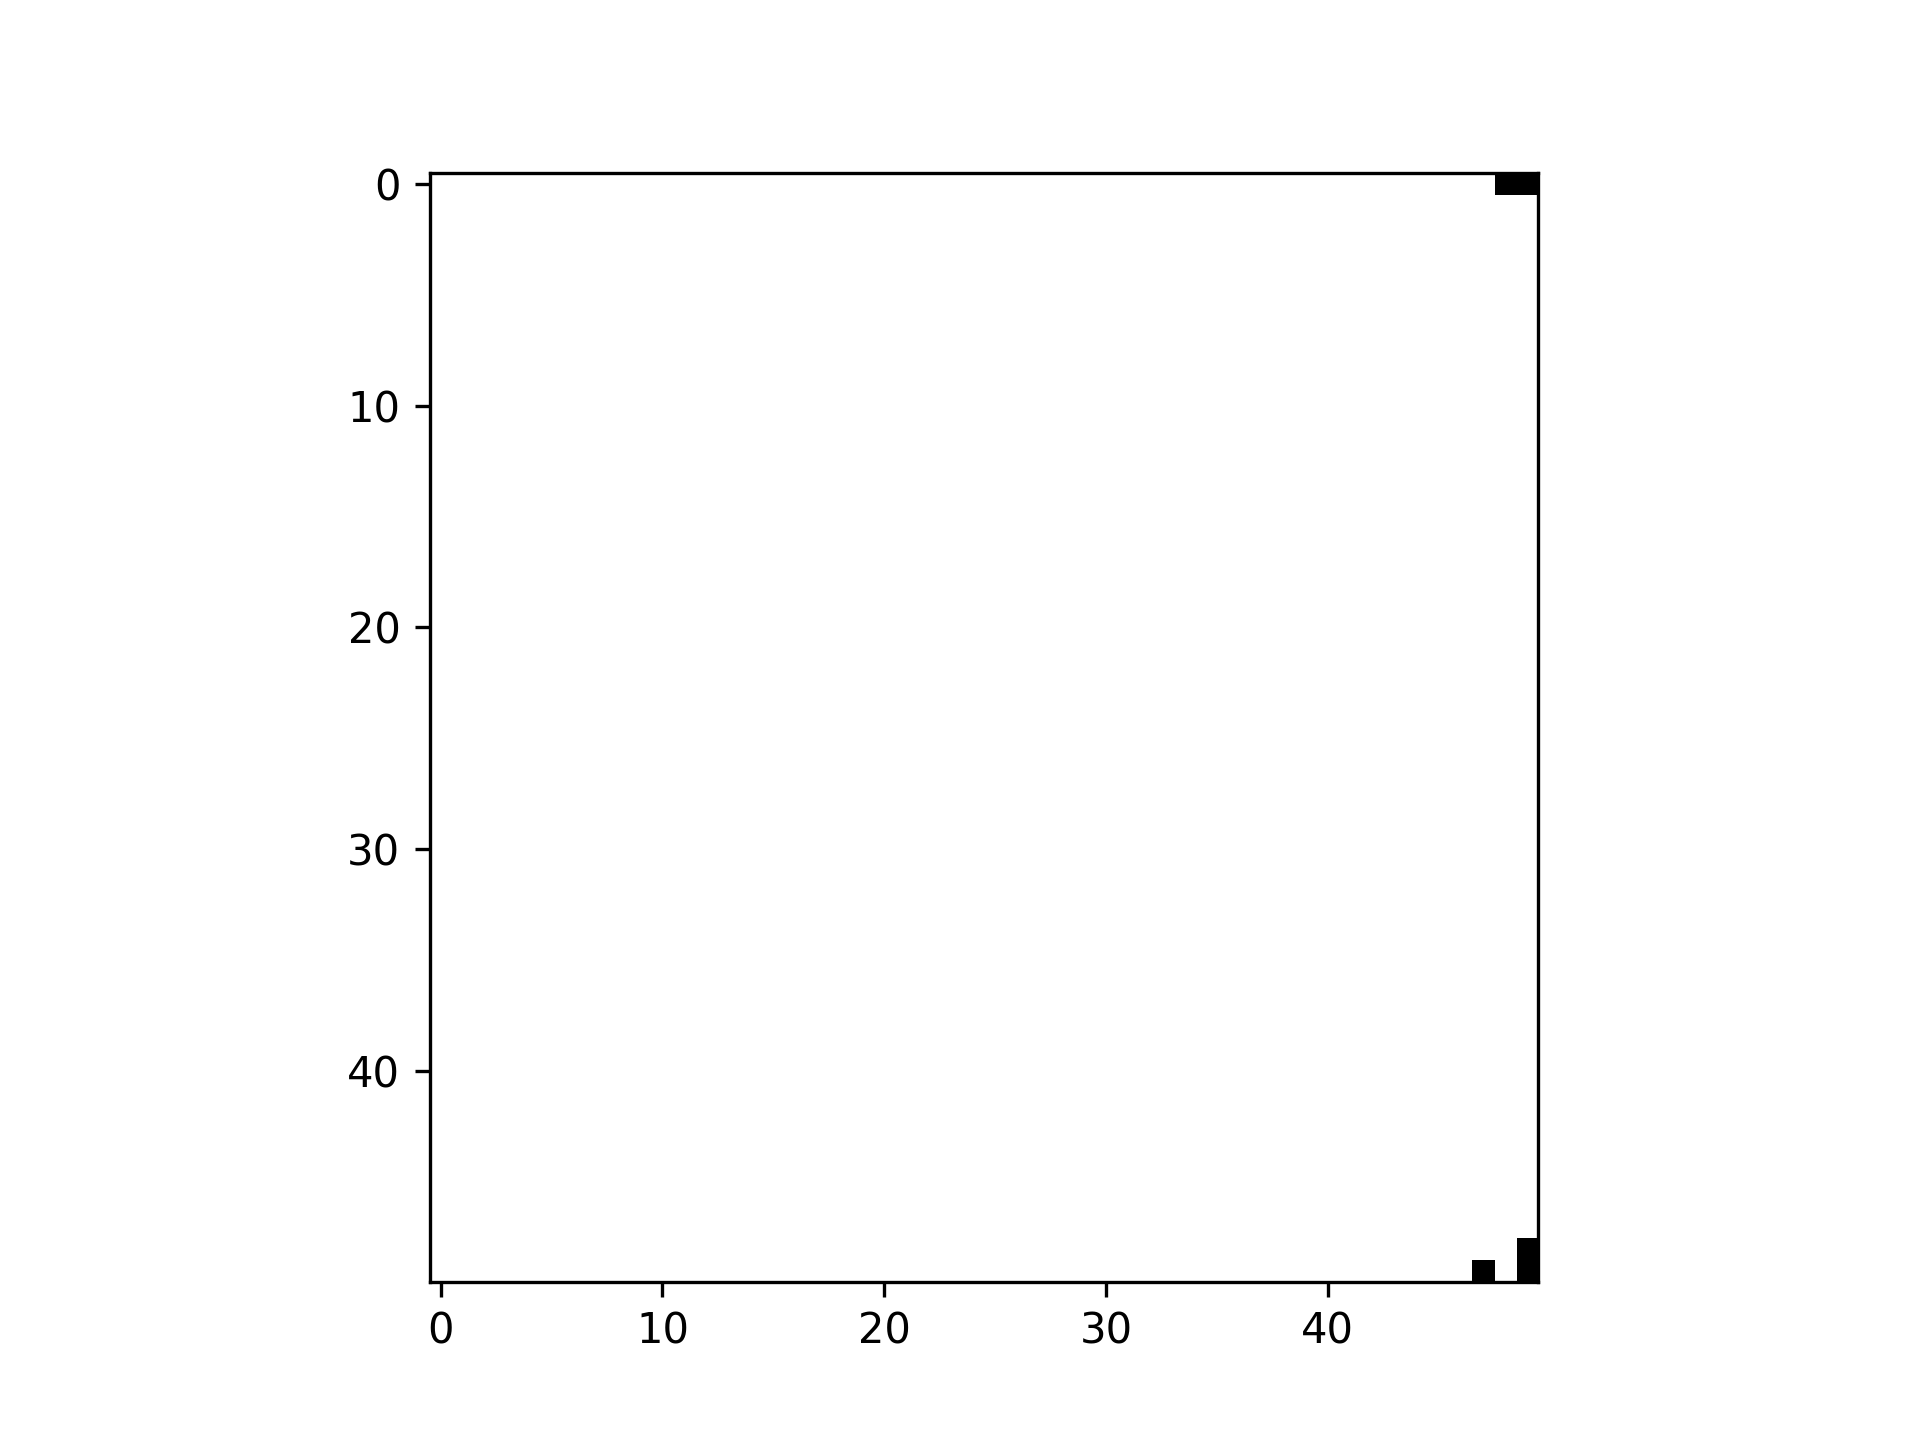

Python code for this plot:
import numpy as np
import matplotlib.pyplot as plt
import matplotlib.animation as animation
import sys

def create_grid(rows, cols):
    return np.zeros((rows, cols), dtype=bool)

def initialize_glider(grid):
    # Place the Glider pattern near the middle of the grid
    middle_row, middle_col = grid.shape[0] // 2, grid.shape[1] // 2
    glider = np.array([[0, 1, 0],
                      [0, 0, 1],
                      [1, 1, 1]], dtype=bool)
    grid[middle_row:middle_row+3, middle_col:middle_col+3] = glider

def update_grid(grid):
    new_grid = grid.copy()
    rows, cols = grid.shape

    for i in range(rows):
        for j in range(cols):
            cell = grid[i, j]
            neighbors = [
                grid[(i - 1) % rows, (j - 1) % cols],
                grid[(i - 1) % rows, j],
                grid[(i - 1) % rows, (j + 1) % cols],
                grid[i, (j - 1) % cols],
                grid[i, (j + 1) % cols],
                grid[(i + 1) % rows, (j - 1) % cols],
                grid[(i + 1) % rows, j],
                grid[(i + 1) % rows, (j + 1) % cols]
            ]
            live_neighbors = sum(neighbors)

            if cell:
                if live_neighbors < 2 or live_neighbors > 3:
                    new_grid[i, j] = False
            else:
                if live_neighbors == 3:
                    new_grid[i, j] = True

    return new_grid

def visualize_grid(grid, k, output_image, output_animation):
    fig, ax = plt.subplots()
    ims = []

    for step in range(k):
        if step % 10 == 0:
            im = ax.imshow(grid, cmap='binary', interpolation='nearest', animated=True)
            ims.append([im])
        
        grid = update_grid(grid)

    ani = animation.ArtistAnimation(fig, ims, interval=200, blit=True, repeat=False)
    ani.save(output_animation, writer='pillow', fps=10)
    plt.savefig(output_image, format='png', dpi=300)
    plt.show()

if __name__ == '__main__':
    if len(sys.argv) != 2:
        print("Usage: python game_of_life.py <k>")
        sys.exit(1)

    try:
        k = int(sys.argv[1])
        if k <= 0:
            raise ValueError("k must be a positive integer")
    except ValueError as e:
        print(f"Error: {e}")
        sys.exit(1)

    rows, cols = 50, 50  # You can adjust the size of the grid here

    initial_grid = create_grid(rows, cols)
    initialize_glider(initial_grid)

    output_image = 'game_of_life.png'
    output_animation = 'game_of_life.gif'

    visualize_grid(initial_grid, k, output_image, output_animation)
